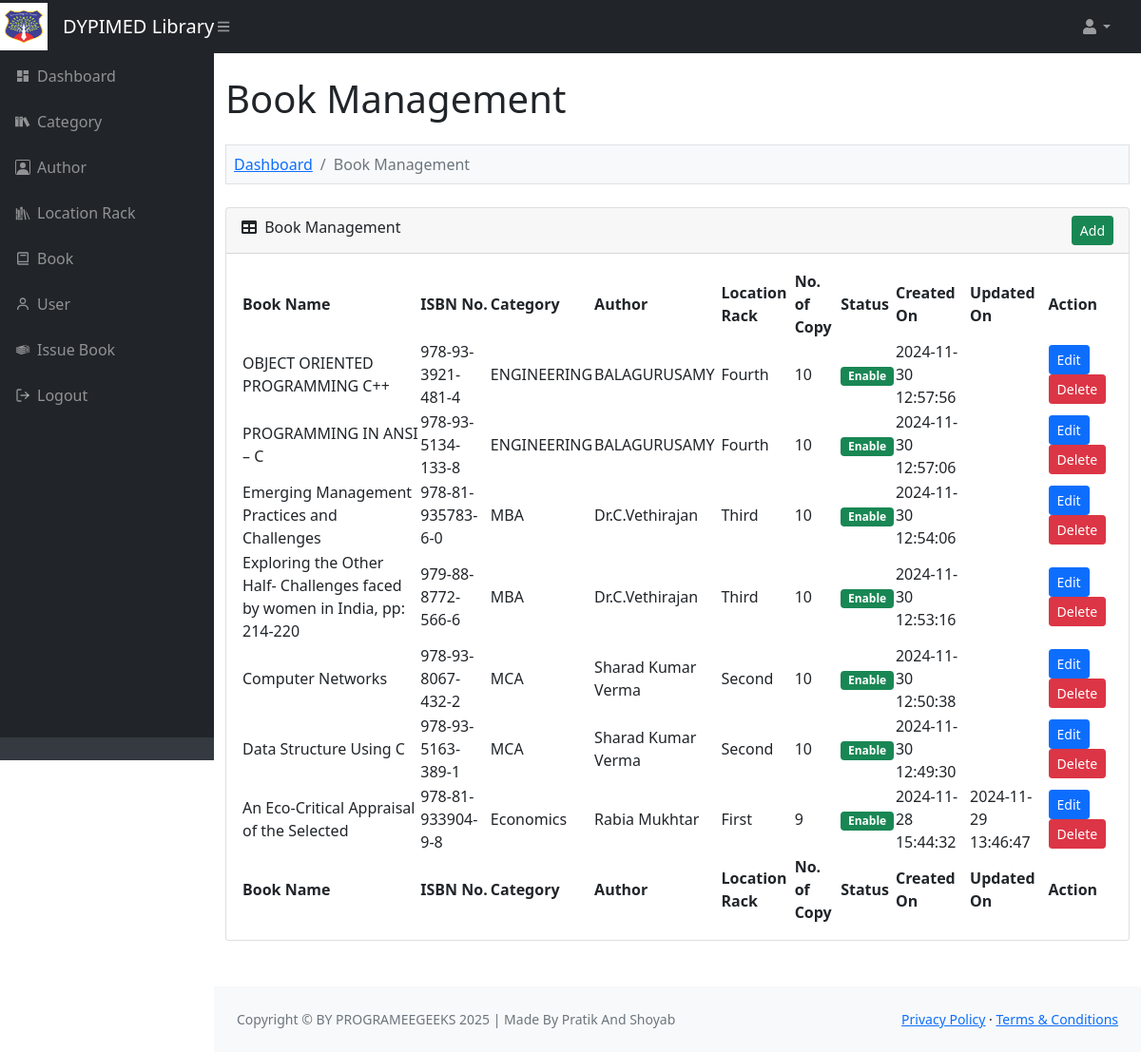
The page /admin/book.php (signed in) on the database its author committed.
### tables this page shows
CREATE TABLE `lms_book` (
  `book_id` int(11) NOT NULL,
  `book_category` varchar(200) NOT NULL,
  `book_author` varchar(200) NOT NULL,
  `book_location_rack` varchar(100) NOT NULL,
  `book_name` text NOT NULL,
  `book_isbn_number` varchar(30) NOT NULL,
  `book_no_of_copy` int(5) NOT NULL,
  `book_status` enum('Enable','Disable') NOT NULL,
  `book_added_on` varchar(30) NOT NULL,
  `book_updated_on` varchar(30) NOT NULL
);

### function.php (called while the page is built, shortened)
<?php
function convert_data($string, $action = 'encrypt')
{
	$encrypt_method = "AES-256-CBC";
	$secret_key = 'AA74CDCC2BBRT935136HH7B63C27';
	$secret_iv = '5fgf5HJ5g27';
	$key = hash('sha256', $secret_key);
	$iv = substr(hash('sha256', $secret_iv), 0, 16);
	if ($action == 'encrypt')
	{
		$output = openssl_encrypt($string, $encrypt_method, $key, 0, $iv);
	    $output = base64_encode($output);
	}
	else if ($action == 'decrypt')
	{
		$output = openssl_decrypt(base64_decode($string), $encrypt_method, $key, 0, $iv);
	}
	return $output;
}
?>

### admin/book.php (the view, shortened to what this page needs)
<?php
include '../database_connection.php';
include '../function.php';
$error = '';
$query = "
	SELECT * FROM lms_book
    ORDER BY book_id DESC
";
$statement = $connect->prepare($query);
$statement->execute();
include '../header.php';
?>
<div class="container-fluid py-4" style="min-height: 700px;">
	<h1>Book Management</h1>
	<?php
	if(isset($_GET["action"]))
	{
		if($_GET["action"] == 'add')
		{
	?>
	<ol class="breadcrumb mt-4 mb-4 bg-light p-2 border">
		<li class="breadcrumb-item"><a href="index.php">Dashboard</a></li>
        <li class="breadcrumb-item"><a href="book.php">Book Management</a></li>
        <li class="breadcrumb-item active">Add Book</li>
    </ol>
    <?php
    if($error != '')
    {
    	echo '<div class="alert alert-danger alert-dismissible fade show" role="alert"><ul class="list-unstyled">'.$error.'</ul> <button type="button" class="btn-close" data-bs-dismiss="alert" aria-label="Close"></button></div>';
    }
    ?>
    <div class="card mb-4">
    	<div class="card-header">
    		<i class="fas fa-user-plus"></i> Add New Book
        </div>
        <div class="card-body">
        	<form method="post">
        		<div class="row">
        			<div class="col-md-6">
        				<div class="mb-3">
        					<label class="form-label">Book Name</label>
        					<input type="text" name="book_name" id="book_name" class="form-control" />
        				</div>
        			</div>
        			<div class="col-md-6">
        				<div class="mb-3">
        					<label class="form-label">Select Author</label>
        					<select name="book_author" id="book_author" class="form-control">
        						<?php echo fill_author($connect); ?>
        					</select>
        				</div>
        			</div>
        		</div>
        		<div class="row">
        			<div class="col-md-6">
        				<div class="mb-3">
        					<label class="form-label">Select Category</label>
        					<select name="book_category" id="book_category" class="form-control">
        						<?php echo fill_category($connect); ?>
        					</select>
        				</div>
        			</div>
        			<div class="col-md-6">
        				<div class="mb-3">
        					<label class="form-label">Select Location Rack</label>
        					<select name="book_location_rack" id="book_location_rack" class="form-control">
        						<?php echo fill_location_rack($connect); ?>
        					</select>
        				</div>
        			</div>
        		</div>
        		<div class="row">
        			<div class="col-md-6">
        				<div class="mb-3">
        					<label class="form-label">Book ISBN Number</label>
        					<input type="text" name="book_isbn_number" id="book_isbn_number" class="form-control" />
        				</div>
        			</div>
        			<div class="col-md-6">
        				<div class="mb-3">
        					<label class="form-label">No. of Copy</label>
        					<input type="number" name="book_no_of_copy" id="book_no_of_copy" step="1" class="form-control" />
        				</div>
        			</div>
        		</div>
        		<div class="mt-4 mb-3 text-center">
        			<input type="submit" name="add_book" class="btn btn-success" value="Add" />
        		</div>
        	</form>
        </div>
    </div>
	<?php
		}
		else if($_GET["action"] == 'edit')
		{
			$book_id = convert_data($_GET["code"], 'decrypt');
			if($book_id > 0)
			{
				$query = "
				SELECT * FROM lms_book
                WHERE book_id = '$book_id'
				";
				$book_result = $connect->query($query);
				foreach($book_result as $book_row)
				{
	?>
	<ol class="breadcrumb mt-4 mb-4 bg-light p-2 border">
		<li class="breadcrumb-item"><a href="index.php">Dashboard</a></li>
        <li class="breadcrumb-item"><a href="book.php">Book Management</a></li>
        <li class="breadcrumb-item active">Edit Book</li>
    </ol>
    <div class="card mb-4">
    	<div class="card-header">
    		<i class="fas fa-user-plus"></i> Edit Book Details
       	</div>
       	<div class="card-body">
       		<form method="post">
       			<div class="row">
       				<div class="col-md-6">
       					<div class="mb-3">
       						<label class="form-label">Book Name</label>
       						<input type="text" name="book_name" id="book_name" class="form-control" value="<?php echo $book_row['book_name']; ?>" />
       					</div>
       				</div>
       				<div class="col-md-6">
       					<div class="mb-3">
       						<label class="form-label">Select Author</label>
       						<select name="book_author" id="book_author" class="form-control">
       							<?php echo fill_author($connect); ?>
       						</select>
       					</div>
       				</div>
       			</div>
       			<div class="row">
       				<div class="col-md-6">
       					<div class="mb-3">
       						<label class="form-label">Select Category</label>
       						<select name="book_category" id="book_category" class="form-control">
       							<?php echo fill_category($connect); ?>
       						</select>
       					</div>
       				</div>
       				<div class="col-md-6">
       					<div class="mb-3">
       						<label class="form-label">Select Location Rack</label>
       						<select name="book_location_rack" id="book_location_rack" class="form-control">
       							<?php echo fill_location_rack($connect); ?>
       						</select>
       					</div>
       				</div>
       			</div>
       			<div class="row">
       				<div class="col-md-6">
       					<div class="mb-3">
       						<label class="form-label">Book ISBN Number</label>
       						<input type="text" name="book_isbn_number" id="book_isbn_number" class="form-control" value="<?php echo $book_row['book_isbn_number']; ?>" />
       					</div>
       				</div>
       				<div class="col-md-6">
       					<div class="mb-3">
       						<label class="form-label">No. of Copy</label>
       						<input type="number" name="book_no_of_copy" id="book_no_of_copy" class="form-control" step="1" value="<?php echo $book_row['book_no_of_copy']; ?>" />
       					</div>
       				</div>
       			</div>
       			<div class="mt-4 mb-3 text-center">
       				<input type="hidden" name="book_id" value="<?php echo $book_row['book_id']; ?>" />
       				<input type="submit" name="edit_book" class="btn btn-primary" value="Edit" />
       			</div>
       		</form>
       		<script>
       			document.getElementById('book_author').value = "<?php echo $book_row['book_author']; ?>";
       			document.getElementById('book_category').value = "<?php echo $book_row['book_category']; ?>";
       			document.getElementById('book_location_rack').value = "<?php echo $book_row['book_location_rack']; ?>";
       		</script>
       	</div>
   	</div>
	<?php
				}
			}
		}
	}
	else
	{
	?>
	<ol class="breadcrumb mt-4 mb-4 bg-light p-2 border">
		<li class="breadcrumb-item"><a href="index.php">Dashboard</a></li>
		<li class="breadcrumb-item active">Book Management</li>
	</ol>
	<div class="card mb-4">
		<div class="card-header">
			<div class="row">
				<div class="col col-md-6">
					<i class="fas fa-table me-1"></i> Book Management
                </div>
                <div class="col col-md-6" align="right">
                	<a href="book.php?action=add" class="btn btn-success btn-sm">Add</a>
                </div>
            </div>
        </div>
        <div class="card-body">
        	<table id="datatablesSimple">
        		<thead>
        			<tr>
        				<th>Book Name</th>
        				<th>ISBN No.</th>
        				<th>Category</th>
        				<th>Author</th>
        				<th>Location Rack</th>
        				<th>No. of Copy</th>
        				<th>Status</th>
        				<th>Created On</th>
        				<th>Updated On</th>
        				<th>Action</th>
        			</tr>
        		</thead>
        		<tfoot>
        			<tr>
        				<th>Book Name</th>
        				<th>ISBN No.</th>
        				<th>Category</th>
        				<th>Author</th>
        				<th>Location Rack</th>
        				<th>No. of Copy</th>
        				<th>Status</th>
        				<th>Created On</th>
        				<th>Updated On</th>
        				<th>Action</th>
        			</tr>
        		</tfoot>
        		<tbody>
        		<?php
        		if($statement->rowCount() > 0)
        		{
        			foreach($statement->fetchAll() as $row)
        			{
        				$book_status = '';
        				if($row['book_status'] == 'Enable')
        				{
        					$book_status = '<div class="badge bg-success">Enable</div>';
        				}
        				else
        				{
        					$book_status = '<div class="badge bg-danger">Disable</div>';
        				}
        				echo '
        				<tr>
        					<td>'.$row["book_name"].'</td>
        					<td>'.$row["book_isbn_number"].'</td>
        					<td>'.$row["book_category"].'</td>
        					<td>'.$row["book_author"].'</td>
        					<td>'.$row["book_location_rack"].'</td>
        					<td>'.$row["book_no_of_copy"].'</td>
        					<td>'.$book_status.'</td>
        					<td>'.$row["book_added_on"].'</td>
        					<td>'.$row["book_updated_on"].'</td>
        					<td>
        						<a href="book.php?action=edit&code='.convert_data($row["book_id"]).'" class="btn btn-sm btn-primary">Edit</a>
        						<button type="button" name="delete_button" class="btn btn-danger btn-sm" onclick="delete_data(`'.$row["book_id"].'`, `'.$row["book_status"].'`)">Delete</button>
        					</td>
        				</tr>
        				';
        			}
        		}
        		else
        		{
        			echo '
        			<tr>
        				<td colspan="10" class="text-center">No Data Found</td>
        			</tr>
        			';
        		}
        		?>
        		</tbody>
        	</table>
        </div>
    </div>
    <?php
	}
    ?>
</div>
<?php
include '../footer.php';
?>

### rows shown on the page
lms_book: book_name "OBJECT ORIENTED PROGRAMMING C++", book_isbn_number "978-93-3921-481-4", book_category "ENGINEERING", book_author "BALAGURUSAMY", book_location_rack "Fourth", book_no_of_copy "10", book_status "Enable", book_added_on "2024-11-30 12:57:56"
lms_book: book_name "PROGRAMMING IN ANSI – C", book_isbn_number "978-93-5134-133-8", book_category "ENGINEERING", book_author "BALAGURUSAMY", book_location_rack "Fourth", book_no_of_copy "10", book_status "Enable", book_added_on "2024-11-30 12:57:06"
lms_book: book_name "Emerging Management Practices and Challenges", book_isbn_number "978-81-935783-6-0", book_category "MBA", book_author "Dr.C.Vethirajan", book_location_rack "Third", book_no_of_copy "10", book_status "Enable", book_added_on "2024-11-30 12:54:06"
lms_book: book_name "Exploring the Other Half- Challenges faced by women in India, pp: 214-220", book_isbn_number "979-88-8772-566-6", book_category "MBA", book_author "Dr.C.Vethirajan", book_location_rack "Third", book_no_of_copy "10", book_status "Enable", book_added_on "2024-11-30 12:53:16"
lms_book: book_name "Computer Networks", book_isbn_number "978-93-8067-432-2", book_category "MCA", book_author "Sharad Kumar Verma", book_location_rack "Second", book_no_of_copy "10", book_status "Enable", book_added_on "2024-11-30 12:50:38"
lms_book: book_name "Data Structure Using C", book_isbn_number "978-93-5163-389-1", book_category "MCA", book_author "Sharad Kumar Verma", book_location_rack "Second", book_no_of_copy "10", book_status "Enable", book_added_on "2024-11-30 12:49:30"
lms_book: book_name "An Eco-Critical Appraisal of the Selected", book_isbn_number "978-81-933904-9-8", book_category "Economics", book_author "Rabia Mukhtar", book_location_rack "First", book_no_of_copy "9", book_status "Enable", book_added_on "2024-11-28 15:44:32", book_updated_on "2024-11-29 13:46:47"
